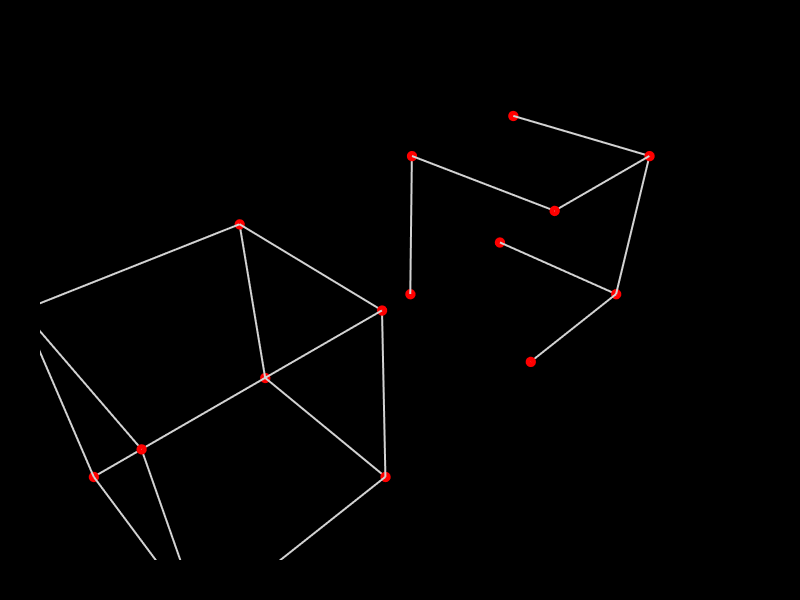

Notebook code for this chart:
### Markdown cell above
### a. Minimum Spanning Tree
MST is very time consuming to compute on a large grid graph. Here we will demonstrate it on a simple graph

### Code cell
cc1 = CellComplex.Prism()
cc2 = Topology.Translate(cc1, 1.1, 0, 0)
g1 = Graph.ByTopology(cc1)
g2 = Graph.ByTopology(cc2)
g2 = Graph.MinimumSpanningTree(g2)   # g2 reduced to its minimum spanning tree
Topology.Show(g1, g2,
              vertexSize=12,
              vertexColor="red",
              edgeColor="lightgrey",
              edgeWidth=4,
              backgroundColor="black",
              width=800,
              height=600,
              renderer=renderer)

### Figure 1 — Plotly figure (JSON) as saved in the notebook; plotly's stock layout.template omitted (floating-point values rounded to 4 significant figures)
{"data": [{"hoverinfo": "text", "legendgroup": "2", "legendrank": 2, "line": {"color": "lightgrey", "dash": "solid", "width": 4}, "marker": {"size": 0}, "mode": "lines", "name": "1: Untitled Graph (Edges)", "showlegend": false, "text": "", "type": "scatter3d", "x": [-0.25, -0.25, null, -0.25, 0.25, null, -0.25, -0.25, null, -0.25, 0.25, null, -0.25, -0.25, null, -0.25, 0.25, null, -0.25, -0.25, null, 0.25, 0.25, null, 0.25, 0.25, null, -0.25, 0.25, null, 0.25, 0.25, null, 0.25, 0.25, null], "y": [0.25, 0.25, null, 0.25, 0.25, null, 0.25, -0.25, null, 0.25, 0.25, null, 0.25, -0.25, null, -0.25, -0.25, null, -0.25, -0.25, null, -0.25, -0.25, null, 0.25, -0.25, null, -0.25, -0.25, null, 0.25, 0.25, null, 0.25, -0.25, null], "z": [-0.25, 0.25, null, -0.25, -0.25, null, -0.25, -0.25, null, 0.25, 0.25, null, 0.25, 0.25, null, 0.25, 0.25, null, -0.25, 0.25, null, -0.25, 0.25, null, -0.25, -0.25, null, -0.25, -0.25, null, -0.25, 0.25, null, 0.25, 0.25, null]}, {"customdata": ["", "", "", "", "", "", "", ""], "hoverinfo": "text", "hovertemplate": ["Click ", "Click ", "Click ", "Click ", "Click ", "Click ", "Click ", "Click "], "hovertext": ["", "", "", "", "", "", "", ""], "legendgroup": "1", "legendrank": 1, "marker": {"color": ["#FF0000", "#FF0000", "#FF0000", "#FF0000", "#FF0000", "#FF0000", "#FF0000", "#FF0000"], "line": {"width": 0}, "opacity": 1, "size": [12, 12, 12, 12, 12, 12, 12, 12], "sizemode": "diameter", "symbol": "circle"}, "mode": "markers", "name": "1: Untitled Graph (Vertices)", "showlegend": false, "text": ["", "", "", "", "", "", "", ""], "textfont": {"size": 5}, "type": "scatter3d", "x": [-0.25, -0.25, 0.25, -0.25, 0.25, -0.25, 0.25, 0.25], "y": [0.25, -0.25, 0.25, 0.25, -0.25, -0.25, 0.25, -0.25], "z": [-0.25, -0.25, -0.25, 0.25, -0.25, 0.25, 0.25, 0.25]}, {"hoverinfo": "text", "legendgroup": "6", "legendrank": 6, "line": {"color": "lightgrey", "dash": "solid", "width": 4}, "marker": {"size": 0}, "mode": "lines", "name": "2: Untitled Graph (Edges)", "showlegend": false, "text": "", "type": "scatter3d", "x": [0.85, 1.35, null, 1.35, 1.35, null, 1.35, 1.35, null, 0.85, 1.35, null, 1.35, 1.35, null, 0.85, 0.85, null, 0.85, 0.85, null], "y": [-0.25, -0.25, null, 0.25, -0.25, null, -0.25, -0.25, null, -0.25, -0.25, null, 0.25, -0.25, null, 0.25, 0.25, null, 0.25, -0.25, null], "z": [0.25, 0.25, null, 0.25, 0.25, null, -0.25, 0.25, null, -0.25, -0.25, null, -0.25, -0.25, null, -0.25, 0.25, null, 0.25, 0.25, null]}, {"customdata": ["", "", "", "", "", "", "", ""], "hoverinfo": "text", "hovertemplate": ["Click ", "Click ", "Click ", "Click ", "Click ", "Click ", "Click ", "Click "], "hovertext": ["", "", "", "", "", "", "", ""], "legendgroup": "5", "legendrank": 5, "marker": {"color": ["#FF0000", "#FF0000", "#FF0000", "#FF0000", "#FF0000", "#FF0000", "#FF0000", "#FF0000"], "line": {"width": 0}, "opacity": 1, "size": [12, 12, 12, 12, 12, 12, 12, 12], "sizemode": "diameter", "symbol": "circle"}, "mode": "markers", "name": "2: Untitled Graph (Vertices)", "showlegend": false, "text": ["", "", "", "", "", "", "", ""], "textfont": {"size": 5}, "type": "scatter3d", "x": [0.85, 0.85, 1.35, 0.85, 1.35, 0.85, 1.35, 1.35], "y": [0.25, -0.25, 0.25, 0.25, -0.25, -0.25, 0.25, -0.25], "z": [-0.25, -0.25, -0.25, 0.25, -0.25, 0.25, 0.25, 0.25]}], "layout": {"autosize": true, "height": 600, "margin": {"b": 40, "l": 40, "r": 40, "t": 40}, "paper_bgcolor": "#000000", "plot_bgcolor": "#000000", "scene": {"aspectmode": "data", "camera": {"center": {"x": 0, "y": 0, "z": 0}, "eye": {"x": -1.25, "y": -1.25, "z": 1.25}, "projection": {"type": "perspective"}, "up": {"x": 0, "y": 0, "z": 1}}, "xaxis": {"visible": false}, "yaxis": {"visible": false}, "zaxis": {"visible": false}}, "showlegend": true, "width": 800, "xaxis": {"showgrid": false, "visible": false, "zeroline": false}, "yaxis": {"showgrid": false, "visible": false, "zeroline": false}}}
